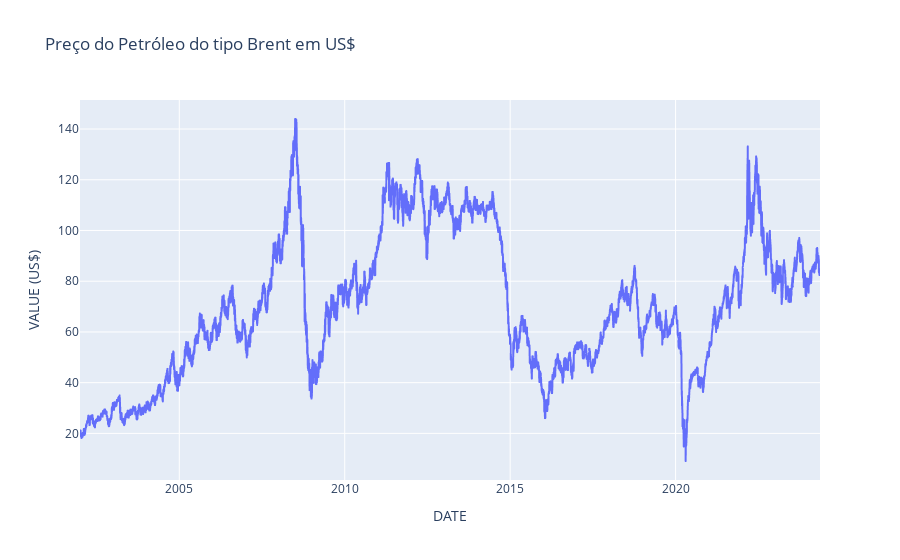

The cell this chart's notebook holds for it:
### Code cell
px.line(
    price,
    title="Preço do Petróleo do tipo Brent em US$",
    x=price.index,
    y="VALUE (US$)",
)

### Figure 1 — Plotly figure (JSON) as saved in the notebook; plotly's stock layout.template omitted (floating-point values rounded to 4 significant figures; data arrays with more than 128 entries replaced by an {"elided": "..."} marker saying what was removed)
{"data": [{"hovertemplate": "DATE=%{x}<br>VALUE (US$)=%{y}<extra></extra>", "legendgroup": "", "line": {"color": "#636efa", "dash": "solid"}, "marker": {"symbol": "circle"}, "mode": "lines", "name": "", "showlegend": false, "type": "scattergl", "x": {"elided": "7600 str values"}, "xaxis": "x", "y": {"elided": "7600 float values"}, "yaxis": "y"}], "layout": {"legend": {"tracegroupgap": 0}, "title": {"text": "Preço do Petróleo do tipo Brent em US$"}, "xaxis": {"anchor": "y", "domain": [0, 1], "title": {"text": "DATE"}}, "yaxis": {"anchor": "x", "domain": [0, 1], "title": {"text": "VALUE (US$)"}}}}
